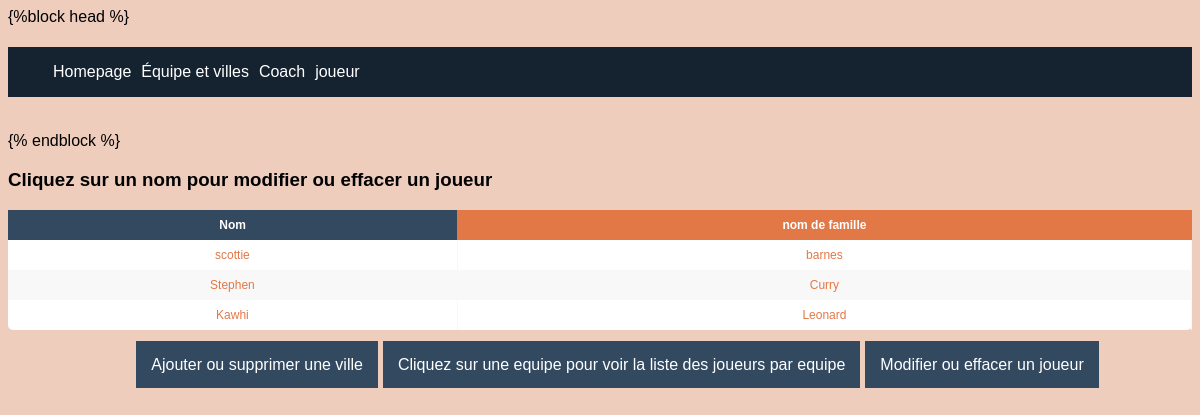
Screenshot of /view/joueur-list.php with the database file from the repository.
### tables this page shows
CREATE TABLE IF NOT EXISTS `joueur` (
  `numero_Joeur` int(11) NOT NULL AUTO_INCREMENT,
  `nom` varchar(45) DEFAULT NULL,
  `nom_famille` varchar(45) DEFAULT NULL,
  `2PA` int(11) DEFAULT NULL COMMENT '2-Point Field Goal Attempts',
  `2P` int(11) DEFAULT NULL COMMENT '-Point Field Goals',
  `3P` int(11) DEFAULT NULL COMMENT ' 3-Point Field Goals',
  `3PA` int(11) DEFAULT NULL,
  `AST` int(11) DEFAULT NULL COMMENT 'Assists',
  `BLK` int(11) DEFAULT NULL COMMENT 'Blocks ',
  `Equipe_idEquipe` int(11) NOT NULL,
  PRIMARY KEY (`numero_Joeur`),
  KEY `fk_Joueur_Equipe1_idx` (`Equipe_idEquipe`)
);

### class/Crud.php (called while the page is built, shortened)
<?php
class Crud extends PDO{
        public function select($table, $champOrdre = null, $ordre = null){
            if($champOrdre == null){
                $sql= "SELECT * FROM $table";
            }else{
                $sql = "SELECT * FROM $table ORDER BY $champOrdre $ordre";
            }
            $query = $this->query($sql);
            return $query->fetchAll();
        }
}

### view/joueur-list.php (the view)
<?php
 include("../templates/header.php");
 require_once "../class/Crud.php";
$crud = new Crud;
$select = $crud->select(" joueur");
?>
<div class="table_wrapper">
<table class = "fl-table">
    <h3> Cliquez sur un nom pour modifier ou effacer un joueur </h3>
    <thead>
        <tr>
            <th>Nom</th>
            <th>nom de famille</th>
        </tr>
    </thead>
    <tbody>
<?php
    foreach($select as $row){
?>
        <tr>
        <td><a href="joueur-edit.php?id=<?php echo $row["numero_Joeur"];?>"><?php echo $row["nom"]; ?></a></td>
        <td><a href="joueur-edit.php?id=<?php echo $row["numero_Joeur"];?>"><?php echo $row["nom_famille"]; ?></a></td>
        </tr>
<?php
    }
?>
    </tbody>
</table>
</div>
<?php include("../templates/footer.php"); ?>
</body>
</html>

### css/style.css (style rules this page uses)
* { box-sizing: border-box; -webkit-box-sizing: border-box; -moz-box-sizing: border-box; }
body { font-family: Helvetica; -webkit-font-smoothing: antialiased; background: rgb(238, 205, 189); }
.fl-table { border-radius: 5px; font-size: 12px; font-weight: normal; border: none; border-collapse: collapse; width: 100%; max-width: 100%; white-space: nowrap; background-color: white; }
.fl-table a { color: rgb(227, 120, 71); text-decoration: none; font-weight: 400; }
.fl-table td, .fl-table th { text-align: center; padding: 8px; }
.fl-table td { border-right: 1px solid #f8f8f8; font-size: 12px; }
.fl-table thead th { color: #ffffff; background: rgb(227, 120, 71); }
.fl-table thead th:nth-child(odd) { color: #ffffff; background: #324960; }
.fl-table tr:nth-child(even) { background: #F8F8F8; }

### rows the page displays
joueur: nom "scottie", nom_famille "barnes"
joueur: nom "Stephen", nom_famille "Curry"
joueur: nom "Kawhi", nom_famille "Leonard"
